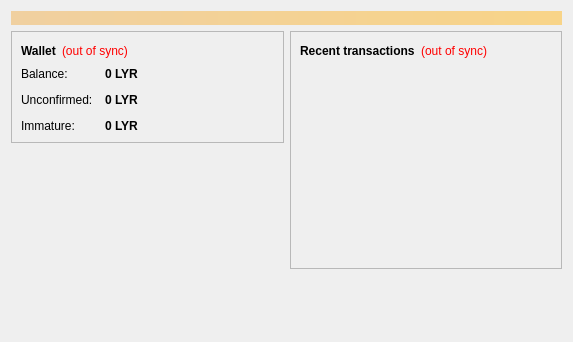
<?xml version="1.0" encoding="UTF-8"?>
<ui version="4.0">
 <class>OverviewPage</class>
 <widget class="QWidget" name="OverviewPage">
  <property name="geometry">
   <rect>
    <x>0</x>
    <y>0</y>
    <width>573</width>
    <height>342</height>
   </rect>
  </property>
  <property name="windowTitle">
   <string>Form</string>
  </property>
  <layout class="QVBoxLayout" name="topLayout">
   <item>
    <widget class="QLabel" name="labelAlerts">
     <property name="visible">
      <bool>false</bool>
     </property>
     <property name="styleSheet">
      <string notr="true">background-color: qlineargradient(x1: 0, y1: 0, x2: 1, y2: 0, stop:0 #F0D0A0, stop:1 #F8D488); color:#000000;</string>
     </property>
     <property name="wordWrap">
      <bool>true</bool>
     </property>
     <property name="margin">
      <number>3</number>
     </property>
    </widget>
   </item>
   <item>
    <layout class="QHBoxLayout" name="horizontalLayout" stretch="1,1">
     <item>
      <layout class="QVBoxLayout" name="verticalLayout_2">
       <item>
        <widget class="QFrame" name="frame">
         <property name="frameShape">
          <enum>QFrame::StyledPanel</enum>
         </property>
         <property name="frameShadow">
          <enum>QFrame::Raised</enum>
         </property>
         <layout class="QVBoxLayout" name="verticalLayout_4">
          <item>
           <layout class="QHBoxLayout" name="horizontalLayout_4">
            <item>
             <widget class="QLabel" name="label_5">
              <property name="font">
               <font>
                <weight>75</weight>
                <bold>true</bold>
               </font>
              </property>
              <property name="text">
               <string>Wallet</string>
              </property>
             </widget>
            </item>
            <item>
             <widget class="QLabel" name="labelWalletStatus">
              <property name="toolTip">
               <string>The displayed information may be out of date. Your wallet automatically synchronizes with the Liracoin network after a connection is established, but this process has not completed yet.</string>
              </property>
              <property name="styleSheet">
               <string notr="true">QLabel { color: red; }</string>
              </property>
              <property name="text">
               <string notr="true">(out of sync)</string>
              </property>
              <property name="alignment">
               <set>Qt::AlignLeading|Qt::AlignLeft|Qt::AlignVCenter</set>
              </property>
             </widget>
            </item>
            <item>
             <spacer name="horizontalSpacer_2">
              <property name="orientation">
               <enum>Qt::Horizontal</enum>
              </property>
              <property name="sizeHint" stdset="0">
               <size>
                <width>40</width>
                <height>20</height>
               </size>
              </property>
             </spacer>
            </item>
           </layout>
          </item>
          <item>
           <layout class="QFormLayout" name="formLayout_2">
            <property name="fieldGrowthPolicy">
             <enum>QFormLayout::AllNonFixedFieldsGrow</enum>
            </property>
            <property name="horizontalSpacing">
             <number>12</number>
            </property>
            <property name="verticalSpacing">
             <number>12</number>
            </property>
            <item row="0" column="0">
             <widget class="QLabel" name="label">
              <property name="text">
               <string>Balance:</string>
              </property>
             </widget>
            </item>
            <item row="0" column="1">
             <widget class="QLabel" name="labelBalance">
              <property name="font">
               <font>
                <weight>75</weight>
                <bold>true</bold>
               </font>
              </property>
              <property name="cursor">
               <cursorShape>IBeamCursor</cursorShape>
              </property>
              <property name="toolTip">
               <string>Your current balance</string>
              </property>
              <property name="text">
               <string notr="true">0 LYR</string>
              </property>
              <property name="textInteractionFlags">
               <set>Qt::LinksAccessibleByMouse|Qt::TextSelectableByKeyboard|Qt::TextSelectableByMouse</set>
              </property>
             </widget>
            </item>
            <item row="1" column="0">
             <widget class="QLabel" name="label_3">
              <property name="text">
               <string>Unconfirmed:</string>
              </property>
             </widget>
            </item>
            <item row="1" column="1">
             <widget class="QLabel" name="labelUnconfirmed">
              <property name="font">
               <font>
                <weight>75</weight>
                <bold>true</bold>
               </font>
              </property>
              <property name="cursor">
               <cursorShape>IBeamCursor</cursorShape>
              </property>
              <property name="toolTip">
               <string>Total of transactions that have yet to be confirmed, and do not yet count toward the current balance</string>
              </property>
              <property name="text">
               <string notr="true">0 LYR</string>
              </property>
              <property name="textInteractionFlags">
               <set>Qt::LinksAccessibleByMouse|Qt::TextSelectableByKeyboard|Qt::TextSelectableByMouse</set>
              </property>
             </widget>
            </item>
            <item row="2" column="0">
             <widget class="QLabel" name="labelImmatureText">
              <property name="text">
               <string>Immature:</string>
              </property>
             </widget>
            </item>
            <item row="2" column="1">
             <widget class="QLabel" name="labelImmature">
              <property name="font">
               <font>
                <weight>75</weight>
                <bold>true</bold>
               </font>
              </property>
              <property name="toolTip">
               <string>Mined balance that has not yet matured</string>
              </property>
              <property name="text">
               <string notr="true">0 LYR</string>
              </property>
              <property name="textInteractionFlags">
               <set>Qt::LinksAccessibleByMouse|Qt::TextSelectableByKeyboard|Qt::TextSelectableByMouse</set>
              </property>
             </widget>
            </item>
           </layout>
          </item>
         </layout>
        </widget>
       </item>
       <item>
        <spacer name="verticalSpacer">
         <property name="orientation">
          <enum>Qt::Vertical</enum>
         </property>
         <property name="sizeHint" stdset="0">
          <size>
           <width>20</width>
           <height>40</height>
          </size>
         </property>
        </spacer>
       </item>
      </layout>
     </item>
     <item>
      <layout class="QVBoxLayout" name="verticalLayout_3">
       <item>
        <widget class="QFrame" name="frame_2">
         <property name="frameShape">
          <enum>QFrame::StyledPanel</enum>
         </property>
         <property name="frameShadow">
          <enum>QFrame::Raised</enum>
         </property>
         <layout class="QVBoxLayout" name="verticalLayout">
          <item>
           <layout class="QHBoxLayout" name="horizontalLayout_2">
            <item>
             <widget class="QLabel" name="label_4">
              <property name="text">
               <string>&lt;b&gt;Recent transactions&lt;/b&gt;</string>
              </property>
             </widget>
            </item>
            <item>
             <widget class="QLabel" name="labelTransactionsStatus">
              <property name="toolTip">
               <string>The displayed information may be out of date. Your wallet automatically synchronizes with the Liracoin network after a connection is established, but this process has not completed yet.</string>
              </property>
              <property name="styleSheet">
               <string notr="true">QLabel { color: red; }</string>
              </property>
              <property name="text">
               <string notr="true">(out of sync)</string>
              </property>
              <property name="alignment">
               <set>Qt::AlignRight|Qt::AlignTrailing|Qt::AlignVCenter</set>
              </property>
             </widget>
            </item>
            <item>
             <spacer name="horizontalSpacer">
              <property name="orientation">
               <enum>Qt::Horizontal</enum>
              </property>
              <property name="sizeHint" stdset="0">
               <size>
                <width>40</width>
                <height>20</height>
               </size>
              </property>
             </spacer>
            </item>
           </layout>
          </item>
          <item>
           <widget class="QListView" name="listTransactions">
            <property name="styleSheet">
             <string notr="true">QListView { background: transparent; }</string>
            </property>
            <property name="frameShape">
             <enum>QFrame::NoFrame</enum>
            </property>
            <property name="verticalScrollBarPolicy">
             <enum>Qt::ScrollBarAlwaysOff</enum>
            </property>
            <property name="horizontalScrollBarPolicy">
             <enum>Qt::ScrollBarAlwaysOff</enum>
            </property>
            <property name="selectionMode">
             <enum>QAbstractItemView::NoSelection</enum>
            </property>
           </widget>
          </item>
         </layout>
        </widget>
       </item>
       <item>
        <spacer name="verticalSpacer_2">
         <property name="orientation">
          <enum>Qt::Vertical</enum>
         </property>
         <property name="sizeHint" stdset="0">
          <size>
           <width>20</width>
           <height>40</height>
          </size>
         </property>
        </spacer>
       </item>
      </layout>
     </item>
    </layout>
   </item>
  </layout>
 </widget>
 <resources/>
 <connections/>
</ui>
